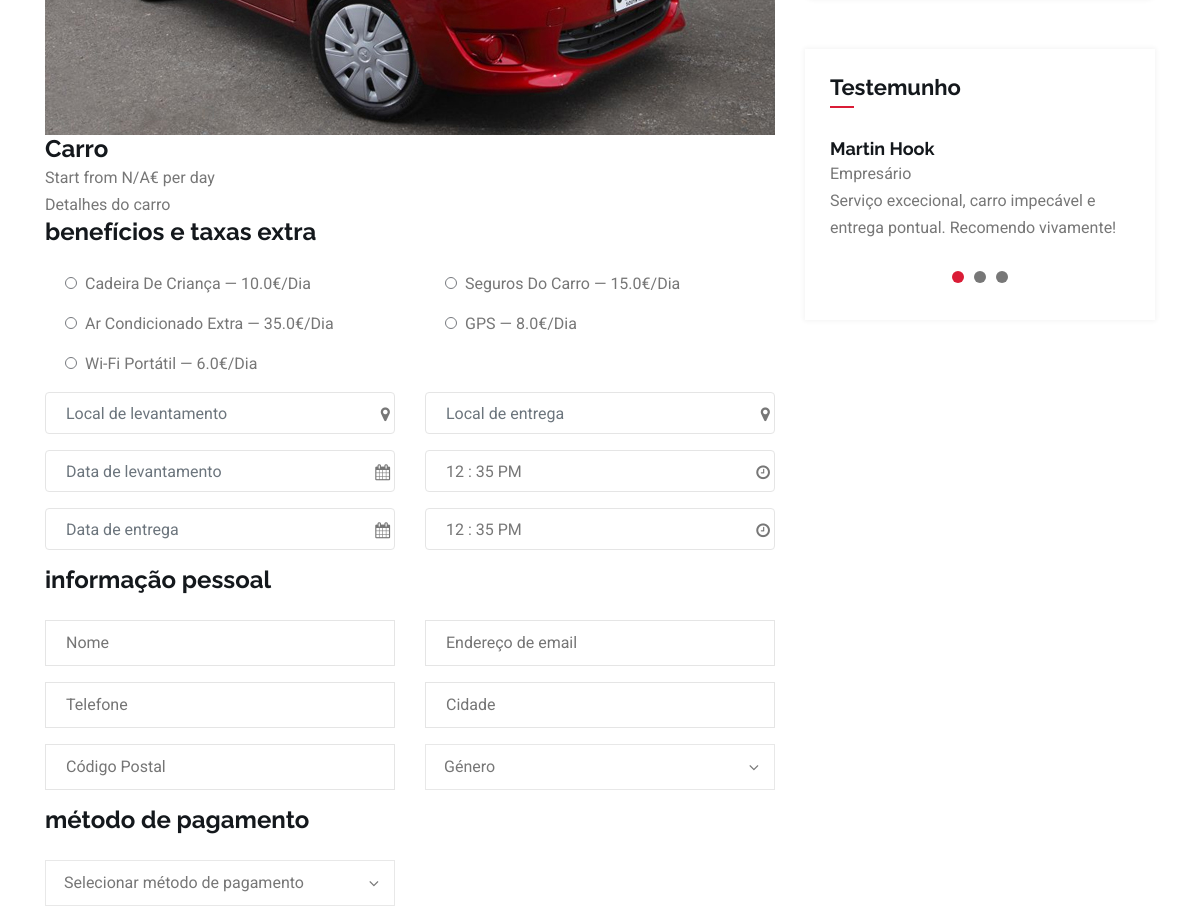
/reservation (middle part), run on an earlier commit of the app's database.
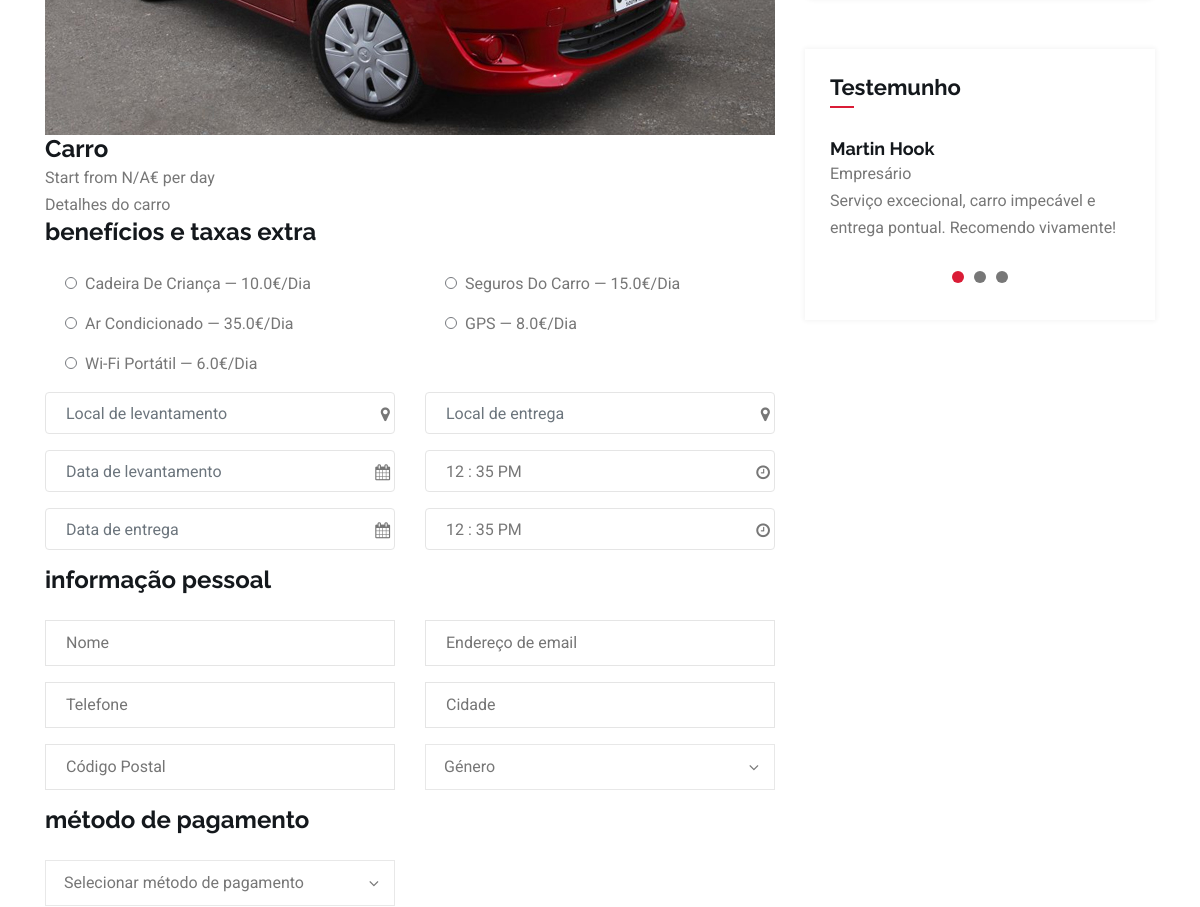
And on a later commit of the database.
### models/Reservation_Extra.py (models this page shows)
class ReservationExtra(db.Model):
    __tablename__ = "Reservation_Extra"
    idExtra = db.Column(db.Integer, primary_key=True)
    name = db.Column(db.String, nullable=False)
    dailyPrice = db.Column(db.Float, nullable=False, default=0)
    isActive = db.Column(db.Integer, default=1)
    def to_dict(self):
        return {
            "id": self.idExtra,
            "name": self.name,
            "dailyPrice": self.dailyPrice,
        }

### routes/reservations.py (the view)
@bp.route('/reservation', methods=['GET'])
def reservation():
    vehicle_id = request.args.get('vehicle_id')
    vehicle = Vehicle.query.get(vehicle_id) if vehicle_id else None
    payment_methods = [p.to_dict() for p in PaymentMethod.query.all()]
    extras = [e.to_dict() for e in ReservationExtra.query.filter_by(isActive=1).all()]
    vehicles = [v.to_dict() for v in Vehicle.query.filter_by(isActive=1).all()]
    testimonials = [t.to_dict() for t in Testimonial.query.filter_by(isActive=1).all()]
    return render_template('reservation.html', title='Reserva',
                           vehicle=vehicle,
                           payment_methods=payment_methods,
                           extras=extras,
                           vehicles=vehicles,
                           testimonials=testimonials)

### app.py (called while the page is built)
@app.context_processor
def inject_current_user():
    from flask import session
    user = None
    try:
        if session.get('user_id'):
            user = User.query.get(session.get('user_id'))
    except Exception:
        user = None
    return {'current_user': user}

### models/Payment_Method.py (called while the page is built)
    def to_dict(self):
        return {"id": self.idPaymentMethod, "methodName": self.methodName}

### models/Testimonial.py (called while the page is built)
    def to_dict(self):
        return {
            "id": self.idTestimonial,
            "name": self.name,
            "designation": self.designation,
            "description": self.description,
            "imageUrl": self.imageUrl,
        }

### models/Vehicle.py (called while the page is built, shortened)
    def is_available(self, start_date=None, end_date=None, exclude_reservation_id=None):
        today = date.today()
        if not self.isActive:
            return False
        if self.nextRevisionDate and self.nextRevisionDate < today:
            return False
        if self.lastLegalizationDate and self.lastLegalizationDate < today - timedelta(
            days=365
        ):
            return False
        if not (start_date and end_date):
            return True

### templates/reservation.html (shortened to what the changed rows need)
<!doctype html>
<html lang="en">
  <head>
    <link href="assets/css/fontawesome.min.css" rel="stylesheet" />
    <link href="assets/css/bootstrap.min.css" rel="stylesheet" />
    <link href="assets/css/lightcase.css" rel="stylesheet" />
    <link href="assets/css/animate.css" rel="stylesheet" />
    <link href="assets/css/nice-select.css" rel="stylesheet" />
    <link href="assets/css/datepicker.min.css" rel="stylesheet" />
    <link href="assets/css/wickedpicker.min.css" rel="stylesheet" />
    <link href="assets/css/jquery-ui.min.css" rel="stylesheet" />
    <link href="assets/css/owl.carousel.min.css" rel="stylesheet" />
    <link href="assets/css/main.css" rel="stylesheet" />
  </head>
  <body>
    <section class="reserva-section pt-120 pb-120">
      <div class="container">
        <div class="row">
          <div class="col-lg-8">
            <div class="reserva-details-area">
              <div class="content">
                <form class="reserva-form" method="post" action="{{ url_for('reservations.reserve') }}" data-daily-rate="{{ vehicle.dailyRate if vehicle else 0 }}">
                  <div class="content-block">
                    <div class="row">
                      {% for e in extras %}
                      <div class="col-lg-6">
                        <div class="form-group form-check">
                          <label class="form-check-label" for="extra_{{ e.id }}">
                            {{ e.name }}{% if e.dailyPrice > 0 %} — {{ e.dailyPrice }}€/dia{% endif %}
                          </label>
                        </div>
                      </div>
                      {% endfor %}
                    </div>
                  </div>
                </form>
              </div>
            </div>
          </div>
        </div>
      </div>
    </section>
  </body>
</html>

What changed in the data, as far as the page shows it:
changed ReservationExtra: name "Ar Condicionado Extra" → "Ar Condicionado"
